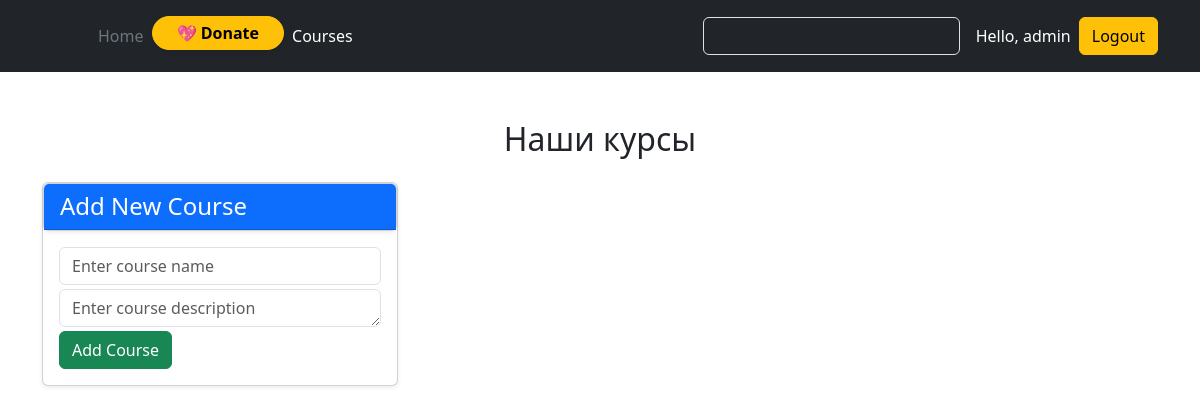
The page /courses/ (signed in) on the database as committed earlier.
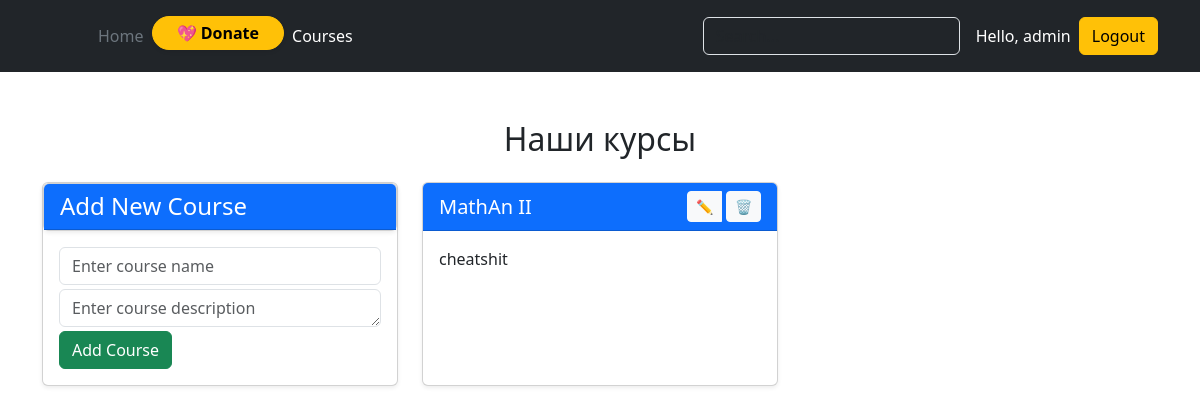
The same page on the database as committed later.
### testproject/models.py (models this page shows)
class User(AbstractUser):
    user_id = models.IntegerField(default=0)

class Courses(models.Model):
    course_id = models.IntegerField()
    name = models.CharField()
    description = models.TextField()
    user_id = models.IntegerField()

### testproject/views.py (the view, shortened to what this page needs)
# urls.py: path('courses/', views.courses, name='courses'),
def courses (request):
    return render (request, "courses.html", { "courses": Courses.objects.filter(user_id=auth.get_user(request).user_id), "form": AddCourseForm })

### templates/courses.html (shortened to what this page needs)
{% extends "base.html" %}
{% block content %}
<div class="container mt-5">
    <h2 class="mb-4 text-center">Наши курсы</h2>
    <div class="row">
        <div class="col-md-4 mb-4">
            <div class="card h-100 shadow-sm">
                <div class="row justify-content-center">
                    <div class="col-md-12">
                        <div class="card shadow-sm">
                            <div class="card-header bg-primary text-white">
                                <h4 class="mb-0">Add New Course</h4>
                            </div>
                        </div>
                    </div>
                </div>
                <div class="card-body">
                    <form method="POST">
                        <div class="mb-1">
                            {{ form.name }}
                        </div>
                        <div class="mb-1">
                            {{ form.description }}
                        </div>
                            <button type="submit" name="add_course" class="btn btn-success">Add Course</button>
                    </form>
                </div>
            </div>
        </div>
        {% for c in courses %}
        <div class="col-md-4 mb-4">
            <div class="card h-100 shadow-sm">
                <a href="{% url 'course' %}" class="nav-link text-white">
                <div class="card-header bg-primary text-white d-flex justify-content-between align-items-center">
                    <h5 class="mb-0 me-3" id="title-{{ c.id }}">{{ c.name }}</h5>
                    <div class="btn-group">
                        <button type="button" onclick="enableEdit({{ c.id }})" class="btn btn-sm btn-light">✏️</button>
                        <form method="post" class="d-inline ms-1" onsubmit="return confirmDelete();">
                            <button type="submit" name="delete_course" value="{{ c.id }}" class="btn btn-sm btn-light">🗑️</button>
                        </form>
                    </div>
                </div>
                </a>
                <div class="card-body">
                    <p class="card-text" id="desc-{{ c.id }}">{{ c.description }}</p>
                </div>
            </div>
</div>
        {% endfor %}
    </div>
</div>
{% endblock %}

### templates/base.html (shortened to what this page needs)
<!doctype html>
<html lang="en">
  <head>
    <link href="https://cdn.jsdelivr.net/npm/bootstrap@5.3.6/dist/css/bootstrap.min.css" rel="stylesheet">
  </head>
  <body>
    <header class="p-3 text-bg-dark"> <div class="container">
      <div class="d-flex flex-wrap align-items-center justify-content-center justify-content-lg-start">
        <a href="/" class="d-flex align-items-center mb-2 mb-lg-0 text-white text-decoration-none">
          <svg class="bi me-2" width="40" height="32" role="img" aria-label="Bootstrap"
     xmlns="http://www.w3.org/2000/svg"
     xmlns:xlink="http://www.w3.org/1999/xlink">
  <use xlink:href="#bootstrap"></use>
</svg>
        </a>
        <ul class="nav col-12 col-lg-auto me-lg-auto mb-2 justify-content-center mb-md-0">
          <li><a href="{% url 'index' %}" class="nav-link px-2 text-secondary">Home</a></li>
          <li>
          <a href="{% url 'donat' %}" class="btn btn-warning fw-bold rounded-pill px-4 py-1 shadow-sm glow-btn">
            💖 Donate
          </a>
        </li>
          {% if user.is_authenticated %}
          <li><a href="{% url 'courses' %}" class="nav-link px-2 text-white">Courses</a></li>
          {% endif %}
        </ul>
        <form class="col-12 col-lg-auto mb-3 mb-lg-0 me-lg-3" role="search">
          <input type="search" class="form-control form-control-dark text-bg-dark" placeholder="Search..." aria-label="Search">
        </form>
        {% if not user.is_authenticated %}
        <div class="text-end">
          <a href="{% url 'login' %}"><button type="button" class="btn btn-outline-light me-2">Login</button></a>
          <a href="{% url 'signup' %}"><button type="button" class="btn btn-warning">Sign up</button></a>
        </div>
        {% else %}
          <span class="navbar-text me-2">Hello, {{ user.username }}</span>
          <a href="{% url 'logout' %}"><button type="button" class="btn btn-warning">Logout</button></a>
        {% endif %}
      </div>
    </div>
    </header>
    {% block content %}{% endblock %}
</body>
</html>

### templates/base.html (style rules this page uses)
.glow-btn { transition: all 0.3s ease-in-out; box-shadow: 0 0 10px rgba(255,193,7, 0.4); }

Rows that differ between the two databases and show on the page:
added Courses: name "MathAn II", {{ c.id }} 1 (drawn), description "cheatshit"
